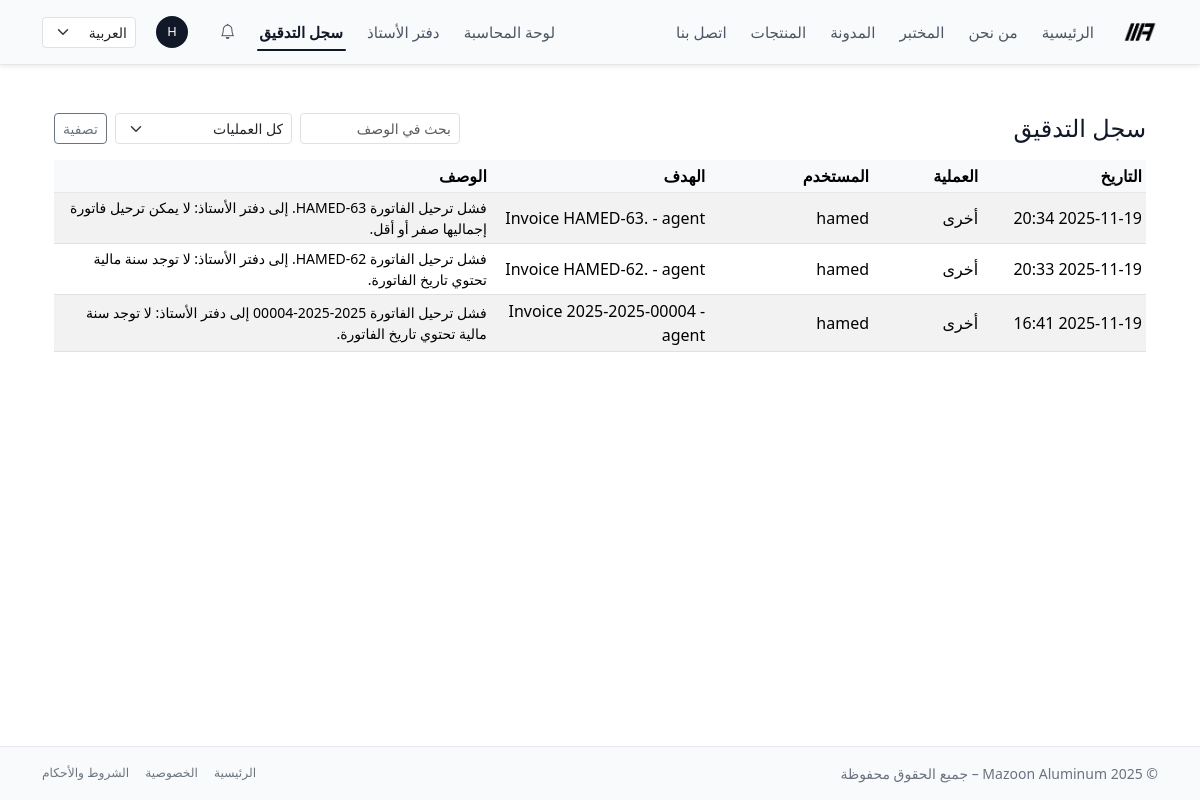
/ar/audit-log/ (signed in), run on an earlier commit of the app's database.
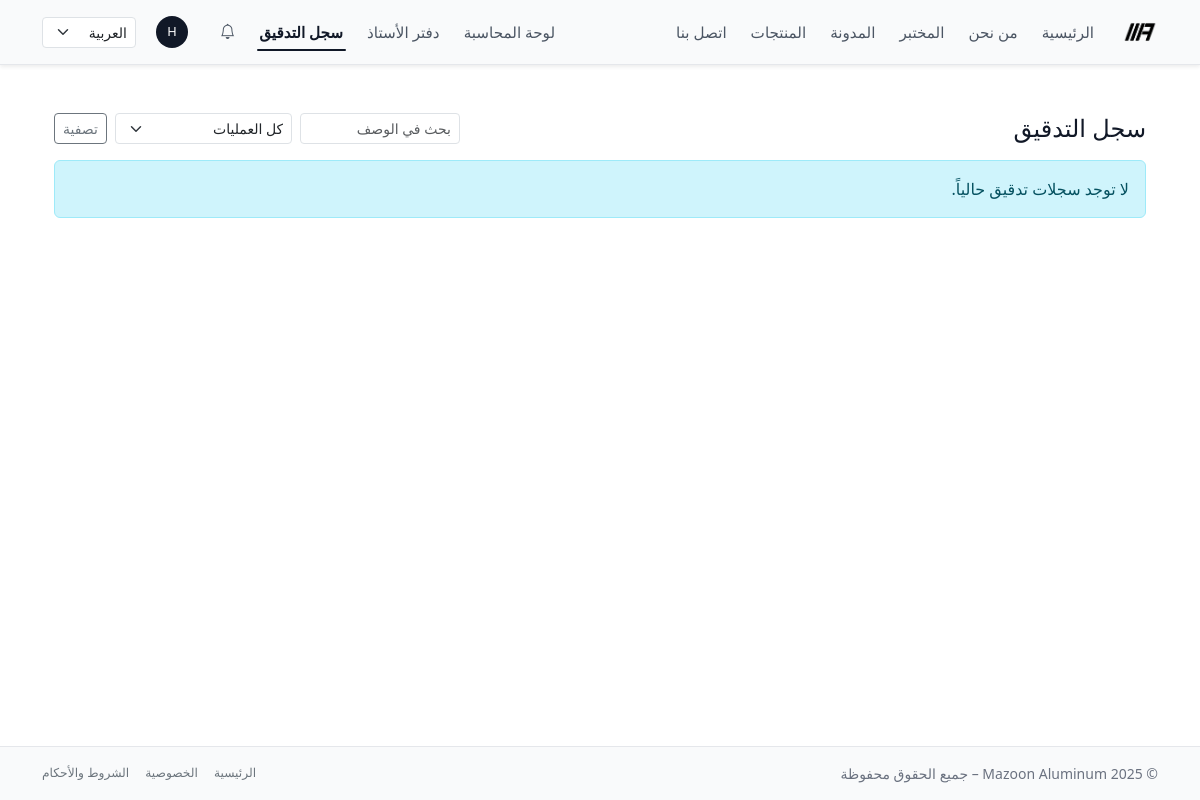
And on a later commit of the database.
### core/models/audit.py (models this page shows, shortened)
class AuditLog(TimeStampedModel, SoftDeleteModel):
    class Action(models.TextChoices):
        CREATE = "create", _("إنشاء")
        UPDATE = "update", _("تعديل")
        DELETE = "delete", _("حذف")
        STATUS_CHANGE = "status_change", _("تغيير حالة")
        NOTIFICATION = "notification", _("إشعار")
        OTHER = "other", _("أخرى")
    action = models.CharField(
        max_length=32,
        choices=Action.choices,
        verbose_name=_("العملية"),
    )
    actor = models.ForeignKey(
        settings.AUTH_USER_MODEL,
        null=True,
        blank=True,
        on_delete=models.SET_NULL,
        related_name="audit_logs",
        verbose_name=_("المستخدم"),
    )
    target_content_type = models.ForeignKey(
        ContentType,
        null=True,
        blank=True,
        on_delete=models.SET_NULL,
        related_name="audit_logs",
    )
    target_object_id = models.CharField(
        max_length=64,
        null=True,
        blank=True,
    )
    target = GenericForeignKey("target_content_type", "target_object_id")
    message = models.TextField(
        verbose_name=_("الوصف"),
        blank=True,
    )
    extra = models.JSONField(
        default=dict,
        blank=True,
        verbose_name=_("بيانات إضافية"),
    )
    class Meta:
        verbose_name = _("سجل تدقيق")
        verbose_name_plural = _("سجلات التدقيق")
        ordering = ("-created_at",)

### accounting/models.py (models this page shows, shortened)
class Invoice(NumberedModel, models.Model):
    class Status(models.TextChoices):
        DRAFT = "draft", "Draft"
        SENT = "sent", "Sent"
        PARTIALLY_PAID = "partially_paid", "Partially Paid"
        PAID = "paid", "Paid"
        CANCELLED = "cancelled", "Cancelled"
    customer = models.ForeignKey(
        Customer,
        on_delete=models.PROTECT,
        related_name="invoices",
    )
    number = models.CharField(
        max_length=50,
        unique=True,
        blank=True,
        help_text="Human-readable invoice number, e.g. MAZ-2025-0001.",
    )
    issued_at = models.DateField(default=timezone.now)
    due_date = models.DateField(null=True, blank=True)
    description = models.TextField(blank=True)
    terms = models.TextField(
        blank=True,
        help_text="Terms and conditions shown on the invoice.",
    )
    total_amount = models.DecimalField(max_digits=12, decimal_places=3)
    paid_amount = models.DecimalField(
        max_digits=12,
        decimal_places=3,
        default=0,
        help_text="Cached sum of related payments for quick display.",
    )
    status = models.CharField(
        max_length=20,
        choices=Status.choices,
        default=Status.DRAFT,
    )
    ledger_entry = models.OneToOneField(
        "ledger.JournalEntry",
        null=True,
        blank=True,
        on_delete=models.SET_NULL,
        related_name="invoice",
        help_text="Linked ledger journal entry for this invoice, if posted.",
    )
    created_at = models.DateTimeField(auto_now_add=True)
    updated_at = models.DateTimeField(auto_now=True)
    class Meta:
        ordering = ("-issued_at", "-id")
        indexes = [
            models.Index(fields=["number"]),
            models.Index(fields=["status"]),
            models.Index(fields=["issued_at"]),
        ]
    def __str__(self) -> str:
        return f"Invoice {self.number} - {self.customer.name}"

class Customer(models.Model):
    user = models.OneToOneField(
        settings.AUTH_USER_MODEL,
        on_delete=models.SET_NULL,
        null=True,
        blank=True,
        related_name="customer_profile",
        help_text="Optional: link to a Django user for customer access.",
    )
    name = models.CharField(max_length=255)
    phone = models.CharField(max_length=50, blank=True)
    email = models.EmailField(blank=True)
    company_name = models.CharField(max_length=255, blank=True)
    tax_number = models.CharField(
        max_length=50,
        blank=True,
        help_text="Optional: VAT / Tax ID if applicable.",
    )
    address = models.TextField(blank=True)
    created_at = models.DateTimeField(auto_now_add=True)
    class Meta:
        ordering = ("name", "id")

### core/views/notifications.py (the view)
@method_decorator(staff_member_required, name="dispatch")
class AuditLogListView(ListView):
    model = AuditLog
    template_name = "core/audit/log_list.html"
    context_object_name = "logs"
    paginate_by = 50
    def get_queryset(self):
        qs = (
            super()
            .get_queryset()
            .select_related("actor", "target_content_type")
        )
        action = self.request.GET.get("action")
        if action:
            qs = qs.filter(action=action)
        user_id = self.request.GET.get("user")
        if user_id:
            qs = qs.filter(actor_id=user_id)
        q = self.request.GET.get("q")
        if q:
            qs = qs.filter(message__icontains=q)
        return qs

### core/context_processors.py (called while the page is built)
def notifications_context(request):
    user = request.user
    if not user.is_authenticated:
        return {}
    qs = (
        Notification.objects
        .filter(recipient=user, is_deleted=False)
        .order_by("-created_at")
    )
    unread_count = qs.filter(is_read=False).count()
    recent_notifications = list(qs[:10])
    return {
        "notif_unread_count": unread_count,
        "notif_recent": recent_notifications,
    }

### templates/core/audit/log_list.html (shortened to what this page needs)
{% extends "base.html" %}
{% load i18n %}
{% block content %}
<div class="container my-4">
  <div class="d-flex justify-content-between align-items-center mb-3">
    <h1 class="h4 mb-0">{% trans "سجل التدقيق" %}</h1>
    <form method="get" class="d-flex gap-2 align-items-center">
      <input type="text"
             name="q"
             value="{{ request.GET.q }}"
             class="form-control form-control-sm"
             placeholder="{% trans 'بحث في الوصف' %}">
      <select name="action"
              class="form-select form-select-sm">
        <option value="">{% trans "كل العمليات" %}</option>
      </select>
      <button type="submit" class="btn btn-sm btn-outline-secondary">
        {% trans "تصفية" %}
      </button>
    </form>
  </div>
  {% if logs %}
    <div class="table-responsive">
      <table class="table table-sm table-striped align-middle">
        <thead class="table-light">
          <tr>
            <th style="width: 15%">{% trans "التاريخ" %}</th>
            <th style="width: 10%">{% trans "العملية" %}</th>
            <th style="width: 15%">{% trans "المستخدم" %}</th>
            <th style="width: 20%">{% trans "الهدف" %}</th>
            <th style="width: 40%">{% trans "الوصف" %}</th>
          </tr>
        </thead>
        <tbody>
          {% for log in logs %}
            <tr>
              <td class="text-nowrap">
                {{ log.created_at|date:"Y-m-d H:i" }}
              </td>
              <td>
                {{ log.get_action_display }}
              </td>
              <td>
                {% if log.actor %}
                  {{ log.actor.get_full_name|default:log.actor.username }}
                {% else %}
                  <span class="text-muted">{% trans "نظام" %}</span>
                {% endif %}
              </td>
              <td>
                {% if log.target %}
                  {{ log.target }}
                {% else %}
                  <span class="text-muted">—</span>
                {% endif %}
              </td>
              <td class="small">
                {{ log.message|default:"" }}
              </td>
            </tr>
          {% endfor %}
        </tbody>
      </table>
    </div>
  {% else %}
    <div class="alert alert-info">
      {% trans "لا توجد سجلات تدقيق حالياً." %}
    </div>
  {% endif %}
</div>
{% endblock %}

### templates/base.html (shortened to what this page needs)
{% load static i18n %}
<!doctype html>
<html lang="{{ LANGUAGE_CODE }}" dir="{% if LANGUAGE_CODE == 'ar' %}rtl{% else %}ltr{% endif %}" data-bs-theme="light">
<head>
  {% if LANGUAGE_CODE == "ar" %}
    <link href="https://cdn.jsdelivr.net/npm/bootstrap@5.3.8/dist/css/bootstrap.rtl.min.css"
          rel="stylesheet"
/>
  {% else %}
    <link href="https://cdn.jsdelivr.net/npm/bootstrap@5.3.8/dist/css/bootstrap.min.css"
          rel="stylesheet"
/>
  {% endif %}
<link rel="stylesheet"
      href="https://cdn.jsdelivr.net/npm/bootstrap-icons@1.11.3/font/bootstrap-icons.css">
  <link rel="stylesheet" href="{% static 'css/style.css' %}"/>
</head>
<body class="bg-body text-body d-flex flex-column min-vh-100">
<nav class="navbar navbar-expand-lg navbar-light mazoon-navbar shadow-sm">
  <div class="container">
    <a class="navbar-brand fw-bold d-flex align-items-center gap-2" href="{% url 'home' %}">
      <img src="{% static 'img/logo_mazoon_black.png' %}"
           alt="Mazoon Aluminum logo"
           class="navbar-logo">
    </a>
    <div class="collapse navbar-collapse" id="mainNavbar">
      <ul class="navbar-nav me-auto mb-2 mb-lg-0 main-nav-links">
        <li class="nav-item">
          <a class="nav-link {% if request.resolver_match.url_name == 'home' %}active{% endif %}"
             href="{% url 'home' %}">{% trans "الرئيسية" %}</a>
        </li>
        <li class="nav-item">
          <a class="nav-link {% if request.resolver_match.url_name == 'about' %}active{% endif %}"
             href="{% url 'about' %}">{% trans "من نحن" %}</a>
        </li>
        <li class="nav-item">
          <a class="nav-link {% if request.resolver_match.url_name == 'lab' %}active{% endif %}"
             href="{% url 'lab' %}">{% trans "المختبر" %}</a>
        </li>
        <li class="nav-item">
          <a class="nav-link {% if request.resolver_match.url_name == 'blog_list' or request.resolver_match.url_name == 'blog_detail' %}active{% endif %}"
             href="{% url 'blog_list' %}">{% trans "المدونة" %}</a>
        </li>
        <li class="nav-item">
          <a class="nav-link {% if request.resolver_match.url_name == 'product_list' %}active{% endif %}"
             href="{% url 'product_list' %}">{% trans "المنتجات" %}</a>
        </li>
        <li class="nav-item">
          <a class="nav-link {% if request.resolver_match.url_name == 'contact' %}active{% endif %}"
             href="{% url 'contact' %}">{% trans "اتصل بنا" %}</a>
        </li>
      </ul>
      <ul class="navbar-nav ms-auto mb-2 mb-lg-0 align-items-center top-right-links">
{% if user.is_authenticated %}
  {% if user.is_staff or user.is_superuser %}
    <li class="nav-item">
      <a class="nav-link {% if request.resolver_match.namespace == 'accounting' %}active{% endif %}"
         href="{% url 'accounting:dashboard' %}">
        {% trans "لوحة المحاسبة" %}
      </a>
    </li>
  {% endif %}
{% endif %}
        {% if user.is_authenticated and user.is_staff %}
          <li class="nav-item">
            <a class="nav-link {% if request.resolver_match.namespace == 'ledger' %}active{% endif %}"
               href="{% url 'ledger:dashboard' %}">
              {% trans "دفتر الأستاذ" %}
            </a>
          </li>
                   <li class="nav-item">
    <a class="nav-link {% if request.resolver_match.namespace == 'core' and request.resolver_match.url_name == 'audit_log_list' %}active{% endif %}"
       href="{% url 'core:audit_log_list' %}">
      {% trans "سجل التدقيق" %}
    </a>
  </li>
        {% endif %}
<li class="nav-item dropdown me-2">
  <a class="nav-link position-relative"
     href="#"
     id="navbarNotificationsDropdown"
     role="button"
     data-bs-toggle="dropdown"
     aria-expanded="false">
    <i class="bi bi-bell"></i>
  </a>
</li>
        {% if user.is_authenticated %}
          <li class="nav-item dropdown">
            <a class="nav-link d-flex align-items-center gap-2"
               href="#"
               id="userMenuDropdown"
               role="button"
               data-bs-toggle="dropdown"
               aria-expanded="false">
              <span class="rounded-circle d-inline-flex justify-content-center align-items-center"
                    style="width: 32px; height: 32px; background-color: #111827; color: #fff; font-size: 0.8rem;">
                {{ user.username|first|upper }}
              </span>
            </a>
          </li>
        {% endif %}
        <li class="nav-item ms-2">
          <form action="{% url 'set_language' %}" method="post" class="d-flex">
            <select name="language"
                    class="form-select form-select-sm lang-switcher"
                    onchange="this.form.submit()">
              <option value="ar" {% if LANGUAGE_CODE == 'ar' %}selected{% endif %}>العربية</option>
            </select>
          </form>
        </li>
      </ul>
    </div>
  </div>
</nav>
<main class="py-4 flex-grow-1">
  <div class="container">
    {% block content %}{% endblock %}
  </div>
</main>
<footer class="mazoon-footer border-top py-3 mt-auto">
  <div class="container d-flex flex-column flex-md-row justify-content-between align-items-center text-muted small gap-2">
    <div>
      &copy; {% now "Y" %} Mazoon Aluminum – {% trans "جميع الحقوق محفوظة" %}
    </div>
    <div class="d-flex gap-3">
      <a href="{% url 'home' %}" class="link-secondary text-decoration-none small">{% trans "الرئيسية" %}</a>
      <a href="#" class="link-secondary text-decoration-none small">{% trans "الخصوصية" %}</a>
      <a href="#" class="link-secondary text-decoration-none small">{% trans "الشروط والأحكام" %}</a>
    </div>
  </div>
</footer>
</body>
</html>

### static/css/style.css (style rules this page uses)
:root { --mazoon-bg-page: #f4f4f5; --mazoon-card-bg: #ffffff; --mazoon-text-main: #111827; --mazoon-text-muted: #6b7280; --mazoon-primary: #111827; --mazoon-primary-soft: #374151; --mazoon-accent: #f59e0b; --mazoon-border-soft: #e5e7eb; }
body { background-color: var(--mazoon-bg-page) !important; color: var(--mazoon-text-main) !important; }
h1, h2, h3, h4, h5, h6 { color: var(--mazoon-text-main) !important; }
.text-muted { color: var(--mazoon-text-muted) !important; }
main { background-color: var(--mazoon-card-bg); padding-block: 2.5rem; }
main .container { padding-inline: 0.75rem; }
main .container > *:first-child { margin-top: 0; }
main .container > *:last-child { margin-bottom: 0; }
.alert { border-radius: 6px; }
.mazoon-navbar { background-color: #f9fafb !important; border-bottom: 1px solid var(--mazoon-border-soft) !important; }
.mazoon-navbar .nav-link { position: relative; font-size: 0.95rem; padding-inline: 0.75rem !important; color: #4b5563 !important; }
.mazoon-navbar .nav-link.active { color: var(--mazoon-primary) !important; font-weight: 600; }
.mazoon-navbar .nav-link.active::after { content: ""; position: absolute; inset-inline: 0.6rem; bottom: 0; height: 2px; background-color: var(--mazoon-primary); border-radius: 999px; }
.lang-switcher { min-width: 90px; }
.mazoon-footer { background-color: #f9fafb !important; border-top: 1px solid var(--mazoon-border-soft) !important; }
.navbar-logo { height: 36px; width: auto; display: block; }

What changed in the data, as far as the page shows it:
removed AuditLog: created_at "2025-11-19 20:34", action "أخرى", actor.get_full_name "hamed", target "Invoice HAMED-63. - agent", message "فشل ترحيل الفاتورة HAMED-63. إلى دفتر الأستاذ: لا يمكن ترحيل فاتورة إجماليها صفر أو أقل."
removed AuditLog: created_at "2025-11-19 20:33", action "أخرى", actor.get_full_name "hamed", target "Invoice HAMED-62. - agent", message "فشل ترحيل الفاتورة HAMED-62. إلى دفتر الأستاذ: لا توجد سنة مالية تحتوي تاريخ الفاتورة."
removed AuditLog: created_at "2025-11-19 16:41", action "أخرى", actor.get_full_name "hamed", target "Invoice 2025-2025-00004 - agent", message "فشل ترحيل الفاتورة 2025-2025-00004 إلى دفتر الأستاذ: لا توجد سنة مالية تحتوي تاريخ الفاتورة."
Also different on the page:
text no longer shown: "التاريخ العملية المستخدم الهدف الوصف"
text now shown: "لا توجد سجلات تدقيق حالياً."
